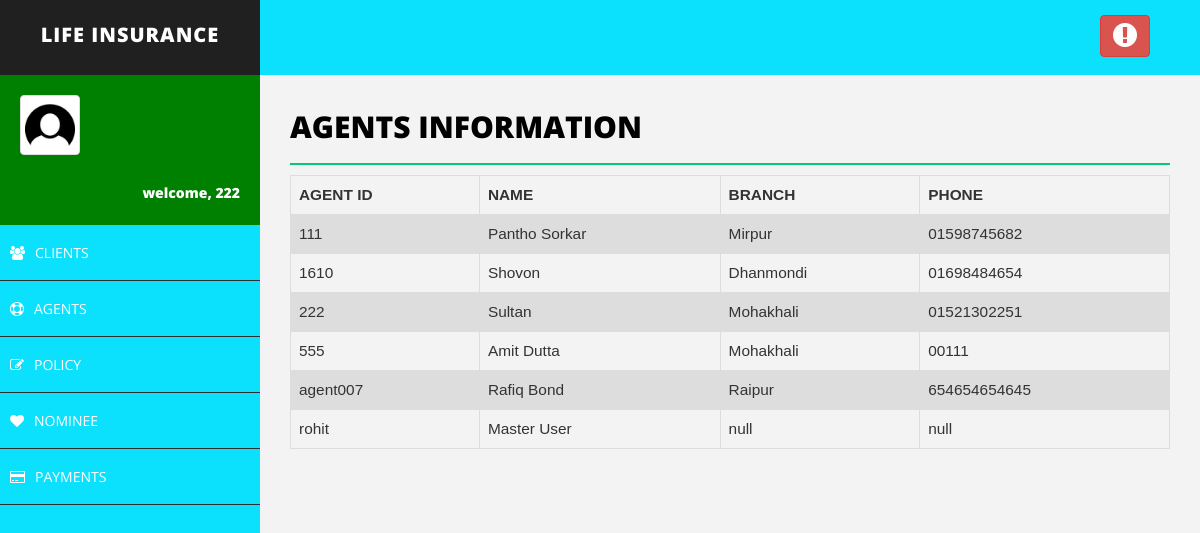
Page /agent.php (signed in) on the committed database.
### tables this page shows
CREATE TABLE IF NOT EXISTS `agent` (
  `agent_id` varchar(50) NOT NULL,
  `agent_password` varchar(30) NOT NULL,
  `name` varchar(50) NOT NULL,
  `branch` varchar(50) NOT NULL,
  `phone` varchar(50) NOT NULL
);

### agent.php (the view, shortened to what this page needs)
<!DOCTYPE html>
<html>
<head>
    <link href="assets/css/bootstrap.css" rel="stylesheet" />
    <link href="assets/css/font-awesome.css" rel="stylesheet" />
    <link href="assets/css/basic.css" rel="stylesheet" />
    <link href="assets/css/custom.css" rel="stylesheet" />
</head>
<body>
<?php include 'header.php';
?>
        <div id="page-wrapper">
                <div class="row">
                    <div class="col-md-12">
                        <h1 class="page-head-line">Agents Information
						</h1>
                    </div>
                </div>
<?php
include'connection.php';
	$sql = "SELECT agent_id,agent_password,name,branch,phone FROM agent";
	$result = $conn->query($sql);
	echo "<table class=\"table\">\n";
    echo "  <tr>\n";
    echo "    <th>AGENT ID</th>\n";
    echo "    <th>NAME</th>\n";
    echo "    <th>BRANCH</th>\n";
    echo "    <th>PHONE</th>\n";
    echo "  </tr>";
	if ($result->num_rows > 0) {
	while($row = $result->fetch_assoc()) {
		echo "<tr>\n";
		echo "    <td>".$row["agent_id"]."</td>\n";
		echo "    <td>".$row["name"]."</td>\n";
		echo "    <td>".$row["branch"]."</td>\n";
		echo "    <td>".$row["phone"]."</td>\n";
	}
	echo "</table>\n";
}
?>
        </div>
    </div>
</body>
</html>

### assets/css/basic.css (style rules this page uses)
body { font-family: 'Open Sans', sans-serif; line-height:25px; }
#page-wrapper { padding: 15px 15px; min-height: 600px; background: #F3F3F3; }
.page-head-line { font-size: 30px; text-transform: uppercase; color: #000; font-weight: 800; padding-bottom: 20px; border-bottom: 2px solid #00CA79; margin-bottom: 10px; }
@media (min-width:768px) { #page-wrapper { margin: 0 0 0 260px; padding: 15px 30px; min-height: 1200px; } }

### agent.php (style rules this page uses)
table { font-family: arial, sans-serif; border-collapse: collapse; width: 100%; margin-left:0%; font-size:110%; }
td, th { border: 1px solid #dddddd; text-align: left; padding: 8px; }
tr:nth-child(even) { background-color: #dddddd; }

### rows in the picture
agent: agent_id "111", name "Pantho Sorkar", branch "Mirpur", phone "01598745682"
agent: agent_id "1610", name "Shovon", branch "Dhanmondi", phone "01698484654"
agent: agent_id "222", name "Sultan", branch "Mohakhali", phone "01521302251"
agent: agent_id "555", name "Amit Dutta", branch "Mohakhali", phone "00111"
agent: agent_id "agent007", name "Rafiq Bond", branch "Raipur", phone "654654654645"
agent: agent_id "rohit", name "Master User", branch "null", phone "null"

### other values in the picture
$_SESSION["username"] "222"
